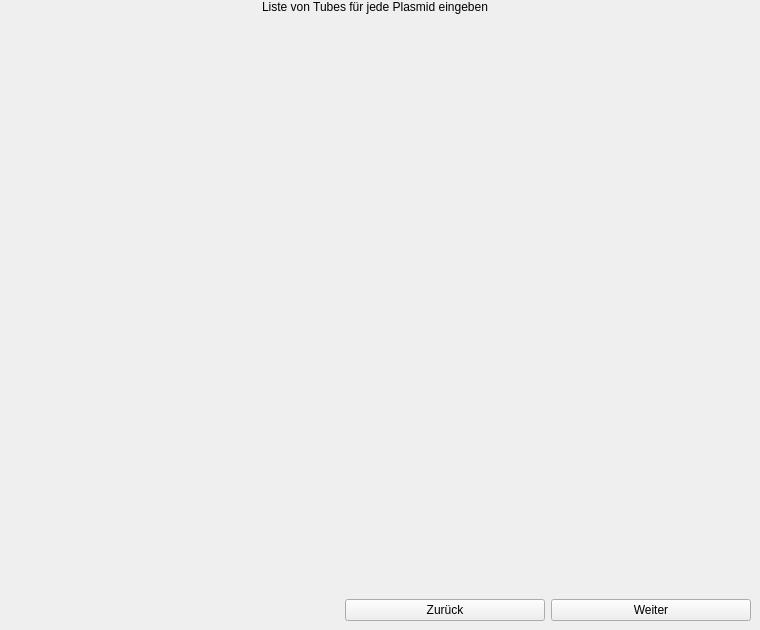
               <widget class="QWidget" name="vorbereitungPlasmidListPage">
                <property name="sizePolicy">
                 <sizepolicy hsizetype="Expanding" vsizetype="Expanding">
                  <horstretch>0</horstretch>
                  <verstretch>0</verstretch>
                 </sizepolicy>
                </property>
                <widget class="QWidget" name="layoutWidget">
                 <property name="geometry">
                  <rect>
                   <x>0</x>
                   <y>0</y>
                   <width>751</width>
                   <height>621</height>
                  </rect>
                 </property>
                 <layout class="QVBoxLayout" name="verticalLayout_11">
                  <item alignment="Qt::AlignHCenter">
                   <widget class="QLabel" name="label_17">
                    <property name="text">
                     <string>Liste von Tubes für jede Plasmid eingeben</string>
                    </property>
                   </widget>
                  </item>
                  <item>
                   <layout class="QVBoxLayout" name="plasmidProbeList"/>
                  </item>
                  <item>
                   <spacer name="verticalSpacer_2">
                    <property name="orientation">
                     <enum>Qt::Vertical</enum>
                    </property>
                    <property name="sizeHint" stdset="0">
                     <size>
                      <width>20</width>
                      <height>40</height>
                     </size>
                    </property>
                   </spacer>
                  </item>
                  <item>
                   <layout class="QHBoxLayout" name="horizontalLayout_8">
                    <item>
                     <spacer name="horizontalSpacer_5">
                      <property name="orientation">
                       <enum>Qt::Horizontal</enum>
                      </property>
                      <property name="sizeHint" stdset="0">
                       <size>
                        <width>40</width>
                        <height>20</height>
                       </size>
                      </property>
                     </spacer>
                    </item>
                    <item alignment="Qt::AlignBottom">
                     <widget class="QPushButton" name="vorbereitungPrev_4">
                      <property name="minimumSize">
                       <size>
                        <width>200</width>
                        <height>0</height>
                       </size>
                      </property>
                      <property name="maximumSize">
                       <size>
                        <width>200</width>
                        <height>16777215</height>
                       </size>
                      </property>
                      <property name="text">
                       <string>Zurück</string>
                      </property>
                     </widget>
                    </item>
                    <item alignment="Qt::AlignBottom">
                     <widget class="QPushButton" name="probe_to_plasmid_next">
                      <property name="minimumSize">
                       <size>
                        <width>200</width>
                        <height>0</height>
                       </size>
                      </property>
                      <property name="maximumSize">
                       <size>
                        <width>200</width>
                        <height>16777215</height>
                       </size>
                      </property>
                      <property name="text">
                       <string>Weiter</string>
                      </property>
                     </widget>
                    </item>
                   </layout>
                  </item>
                 </layout>
                </widget>
               </widget>
